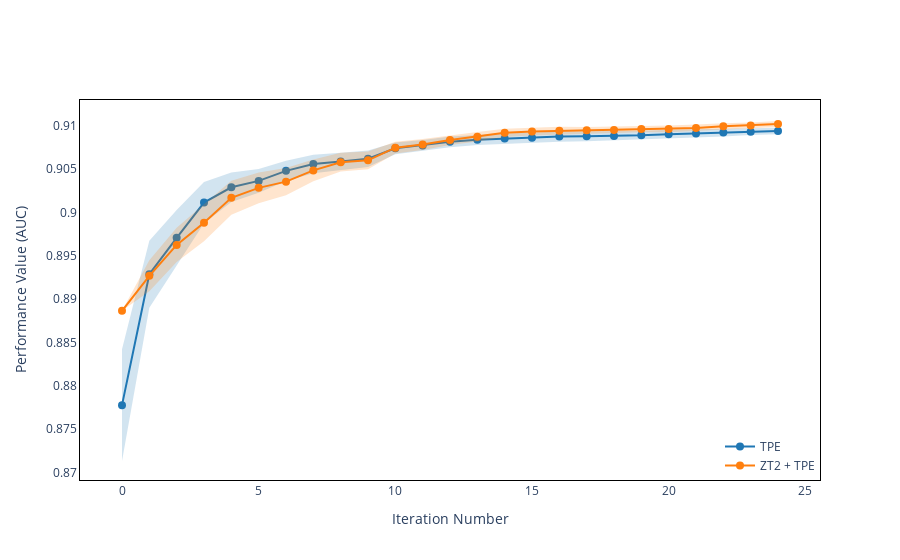
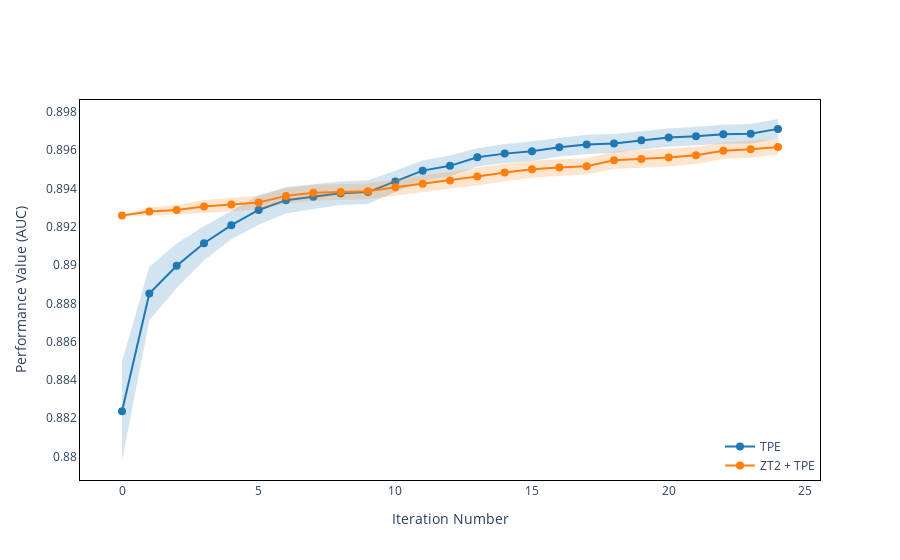
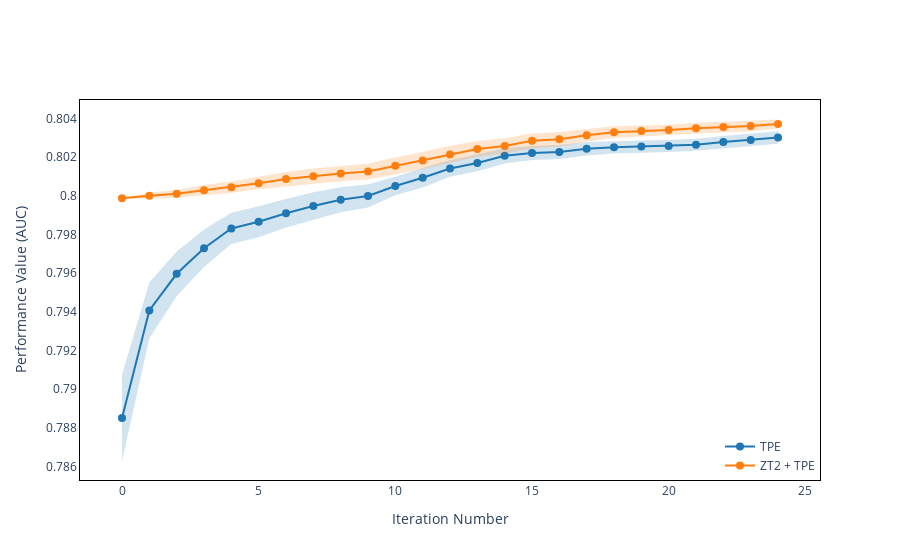
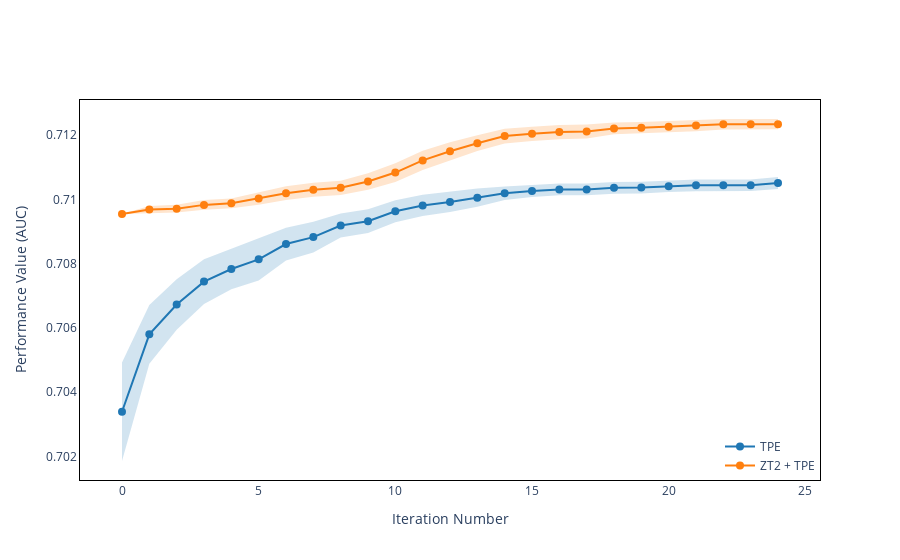

Notebook source saved alongside these figures, in order:
### Code cell
dataset_id_list = [38, 179, 298, 917, 1049, 1111, 1120, 1128, 1169, 1597, 42206]
dataset_id_list = [917, 1049, 1111, 1464, 1494, 1510, 1558, 4534, 23381, 40536]

for dataset_id in dataset_id_list:
    plot_hpo_performance(df_kb_optuna_trials, df_zt_ws_optuna_trials #, ws_results_df
                     , dataset=dataset_id, exclude_default=True
                     , save_file=True, only_increasing=True
                     , plot_all_traces=False, show_confidence_interval=True, remove_headers=True, max_iter=25, file_prefix='core')

### Figure 1 — Plotly figure (JSON) as saved in the notebook; plotly's stock layout.template omitted (floating-point values rounded to 4 significant figures)
{"data": [{"fill": "toself", "fillcolor": "rgba(31, 119, 180, 0.2)", "hoverinfo": "skip", "line": {"color": "rgba(255,255,255,0)"}, "showlegend": false, "type": "scatter", "x": [0, 1, 2, 3, 4, 5, 6, 7, 8, 9, 10, 11, 12, 13, 14, 15, 16, 17, 18, 19, 20, 21, 22, 23, 24, 24, 23, 22, 21, 20, 19, 18, 17, 16, 15, 14, 13, 12, 11, 10, 9, 8, 7, 6, 5, 4, 3, 2, 1, 0], "y": [0.8842, 0.8967, 0.9003, 0.9035, 0.9046, 0.905, 0.906, 0.9067, 0.9069, 0.9071, 0.9081, 0.9084, 0.9088, 0.909, 0.9091, 0.9092, 0.9093, 0.9094, 0.9094, 0.9094, 0.9095, 0.9096, 0.9097, 0.9097, 0.9098, 0.909, 0.9089, 0.9087, 0.9086, 0.9085, 0.9084, 0.9082, 0.9082, 0.9082, 0.908, 0.9079, 0.9078, 0.9075, 0.9071, 0.9067, 0.9052, 0.9049, 0.9045, 0.9036, 0.9023, 0.9012, 0.8988, 0.8939, 0.889, 0.8713]}, {"line": {"color": "#1f77b4", "width": 2}, "marker": {"size": 8}, "mode": "lines+markers", "name": "TPE", "type": "scatter", "x": [0, 1, 2, 3, 4, 5, 6, 7, 8, 9, 10, 11, 12, 13, 14, 15, 16, 17, 18, 19, 20, 21, 22, 23, 24], "y": [0.8778, 0.8929, 0.8971, 0.9011, 0.9029, 0.9036, 0.9048, 0.9056, 0.9059, 0.9062, 0.9074, 0.9077, 0.9081, 0.9084, 0.9085, 0.9086, 0.9087, 0.9088, 0.9088, 0.9089, 0.909, 0.9091, 0.9092, 0.9093, 0.9094]}, {"fill": "toself", "fillcolor": "rgba(255,127,14, 0.2)", "hoverinfo": "skip", "line": {"color": "rgba(255,255,255,0)"}, "showlegend": false, "type": "scatter", "x": [0, 1, 2, 3, 4, 5, 6, 7, 8, 9, 10, 11, 12, 13, 14, 15, 16, 17, 18, 19, 20, 21, 22, 23, 24, 24, 23, 22, 21, 20, 19, 18, 17, 16, 15, 14, 13, 12, 11, 10, 9, 8, 7, 6, 5, 4, 3, 2, 1, 0], "y": [0.8887, 0.8945, 0.8982, 0.9009, 0.9036, 0.9046, 0.9051, 0.9061, 0.9069, 0.907, 0.9081, 0.9085, 0.9089, 0.9093, 0.9097, 0.9098, 0.9099, 0.9099, 0.9099, 0.91, 0.91, 0.9101, 0.9103, 0.9104, 0.9105, 0.9099, 0.9097, 0.9096, 0.9094, 0.9092, 0.9092, 0.9091, 0.9091, 0.909, 0.9089, 0.9087, 0.9082, 0.9078, 0.9072, 0.9068, 0.905, 0.9047, 0.9036, 0.902, 0.9011, 0.8997, 0.8967, 0.8943, 0.8909, 0.8887]}, {"line": {"color": "#ff7f0e", "width": 2}, "marker": {"size": 8}, "mode": "lines+markers", "name": "ZT2 + TPE", "type": "scatter", "x": [0, 1, 2, 3, 4, 5, 6, 7, 8, 9, 10, 11, 12, 13, 14, 15, 16, 17, 18, 19, 20, 21, 22, 23, 24], "y": [0.8887, 0.8927, 0.8963, 0.8988, 0.9017, 0.9028, 0.9036, 0.9048, 0.9058, 0.906, 0.9075, 0.9078, 0.9083, 0.9087, 0.9092, 0.9093, 0.9094, 0.9095, 0.9095, 0.9096, 0.9096, 0.9097, 0.9099, 0.91, 0.9102]}], "layout": {"autosize": true, "legend": {"x": 1, "xanchor": "right", "y": 0, "yanchor": "bottom"}, "paper_bgcolor": "white", "plot_bgcolor": "white", "showlegend": true, "title": {}, "xaxis": {"autorange": true, "linecolor": "black", "linewidth": 1, "mirror": true, "range": [-1.567, 25.57], "showline": true, "title": {"text": "Iteration Number"}, "type": "linear"}, "yaxis": {"autorange": true, "linecolor": "black", "linewidth": 1, "mirror": true, "range": [0.8691, 0.9137], "showline": true, "title": {"text": "Performance Value (AUC)"}, "type": "linear"}}}

### Figure 2 — Plotly figure (JSON) as saved in the notebook; plotly's stock layout.template omitted (floating-point values rounded to 4 significant figures)
{"data": [{"fill": "toself", "fillcolor": "rgba(31, 119, 180, 0.2)", "hoverinfo": "skip", "line": {"color": "rgba(255,255,255,0)"}, "showlegend": false, "type": "scatter", "x": [0, 1, 2, 3, 4, 5, 6, 7, 8, 9, 10, 11, 12, 13, 14, 15, 16, 17, 18, 19, 20, 21, 22, 23, 24, 24, 23, 22, 21, 20, 19, 18, 17, 16, 15, 14, 13, 12, 11, 10, 9, 8, 7, 6, 5, 4, 3, 2, 1, 0], "y": [0.885, 0.8899, 0.8911, 0.892, 0.8928, 0.8936, 0.8941, 0.8942, 0.8944, 0.8944, 0.8949, 0.8955, 0.8957, 0.8961, 0.8963, 0.8965, 0.8966, 0.8968, 0.8968, 0.897, 0.8971, 0.8972, 0.8973, 0.8974, 0.8976, 0.8966, 0.8964, 0.8963, 0.8963, 0.8962, 0.896, 0.8959, 0.8958, 0.8957, 0.8954, 0.8953, 0.8952, 0.8946, 0.8944, 0.8938, 0.8932, 0.8931, 0.8929, 0.8927, 0.8921, 0.8913, 0.8903, 0.8888, 0.8871, 0.8798]}, {"line": {"color": "#1f77b4", "width": 2}, "marker": {"size": 8}, "mode": "lines+markers", "name": "TPE", "type": "scatter", "x": [0, 1, 2, 3, 4, 5, 6, 7, 8, 9, 10, 11, 12, 13, 14, 15, 16, 17, 18, 19, 20, 21, 22, 23, 24], "y": [0.8824, 0.8885, 0.89, 0.8911, 0.8921, 0.8929, 0.8934, 0.8936, 0.8938, 0.8938, 0.8944, 0.8949, 0.8952, 0.8956, 0.8958, 0.896, 0.8962, 0.8963, 0.8964, 0.8965, 0.8967, 0.8967, 0.8968, 0.8969, 0.8971]}, {"fill": "toself", "fillcolor": "rgba(255,127,14, 0.2)", "hoverinfo": "skip", "line": {"color": "rgba(255,255,255,0)"}, "showlegend": false, "type": "scatter", "x": [0, 1, 2, 3, 4, 5, 6, 7, 8, 9, 10, 11, 12, 13, 14, 15, 16, 17, 18, 19, 20, 21, 22, 23, 24, 24, 23, 22, 21, 20, 19, 18, 17, 16, 15, 14, 13, 12, 11, 10, 9, 8, 7, 6, 5, 4, 3, 2, 1, 0], "y": [0.8926, 0.893, 0.8931, 0.8934, 0.8935, 0.8936, 0.894, 0.8942, 0.8942, 0.8943, 0.8945, 0.8947, 0.8949, 0.8951, 0.8953, 0.8954, 0.8955, 0.8956, 0.8959, 0.896, 0.8961, 0.8962, 0.8964, 0.8965, 0.8966, 0.8958, 0.8956, 0.8955, 0.8953, 0.8951, 0.8951, 0.895, 0.8947, 0.8947, 0.8946, 0.8944, 0.8942, 0.894, 0.8938, 0.8937, 0.8935, 0.8934, 0.8934, 0.8932, 0.8929, 0.8928, 0.8927, 0.8926, 0.8926, 0.8926]}, {"line": {"color": "#ff7f0e", "width": 2}, "marker": {"size": 8}, "mode": "lines+markers", "name": "ZT2 + TPE", "type": "scatter", "x": [0, 1, 2, 3, 4, 5, 6, 7, 8, 9, 10, 11, 12, 13, 14, 15, 16, 17, 18, 19, 20, 21, 22, 23, 24], "y": [0.8926, 0.8928, 0.8929, 0.8931, 0.8932, 0.8933, 0.8936, 0.8938, 0.8938, 0.8939, 0.8941, 0.8943, 0.8944, 0.8946, 0.8948, 0.895, 0.8951, 0.8952, 0.8955, 0.8955, 0.8956, 0.8957, 0.896, 0.896, 0.8962]}], "layout": {"autosize": true, "legend": {"x": 1, "xanchor": "right", "y": 0, "yanchor": "bottom"}, "paper_bgcolor": "white", "plot_bgcolor": "white", "showlegend": true, "title": {}, "xaxis": {"autorange": true, "linecolor": "black", "linewidth": 1, "mirror": true, "range": [-1.567, 25.57], "showline": true, "title": {"text": "Iteration Number"}, "type": "linear"}, "yaxis": {"autorange": true, "linecolor": "black", "linewidth": 1, "mirror": true, "range": [0.8788, 0.8987], "showline": true, "title": {"text": "Performance Value (AUC)"}, "type": "linear"}}}

### Figure 3 — Plotly figure (JSON) as saved in the notebook; plotly's stock layout.template omitted (floating-point values rounded to 4 significant figures)
{"data": [{"fill": "toself", "fillcolor": "rgba(31, 119, 180, 0.2)", "hoverinfo": "skip", "line": {"color": "rgba(255,255,255,0)"}, "showlegend": false, "type": "scatter", "x": [0, 1, 2, 3, 4, 5, 6, 7, 8, 9, 10, 11, 12, 13, 14, 15, 16, 17, 18, 19, 20, 21, 22, 23, 24, 24, 23, 22, 21, 20, 19, 18, 17, 16, 15, 14, 13, 12, 11, 10, 9, 8, 7, 6, 5, 4, 3, 2, 1, 0], "y": [0.7907, 0.7955, 0.7971, 0.7983, 0.7991, 0.7995, 0.7998, 0.8002, 0.8004, 0.8006, 0.801, 0.8014, 0.8018, 0.8021, 0.8025, 0.8026, 0.8026, 0.8028, 0.8028, 0.8029, 0.8029, 0.8029, 0.8031, 0.8032, 0.8033, 0.8027, 0.8026, 0.8025, 0.8023, 0.8023, 0.8022, 0.8022, 0.8021, 0.8019, 0.8018, 0.8017, 0.8013, 0.801, 0.8004, 0.8, 0.7994, 0.7991, 0.7987, 0.7984, 0.7978, 0.7975, 0.7963, 0.7948, 0.7926, 0.7863]}, {"line": {"color": "#1f77b4", "width": 2}, "marker": {"size": 8}, "mode": "lines+markers", "name": "TPE", "type": "scatter", "x": [0, 1, 2, 3, 4, 5, 6, 7, 8, 9, 10, 11, 12, 13, 14, 15, 16, 17, 18, 19, 20, 21, 22, 23, 24], "y": [0.7885, 0.7941, 0.796, 0.7973, 0.7983, 0.7987, 0.7991, 0.7995, 0.7998, 0.8, 0.8005, 0.8009, 0.8014, 0.8017, 0.8021, 0.8022, 0.8023, 0.8024, 0.8025, 0.8025, 0.8026, 0.8026, 0.8028, 0.8029, 0.803]}, {"fill": "toself", "fillcolor": "rgba(255,127,14, 0.2)", "hoverinfo": "skip", "line": {"color": "rgba(255,255,255,0)"}, "showlegend": false, "type": "scatter", "x": [0, 1, 2, 3, 4, 5, 6, 7, 8, 9, 10, 11, 12, 13, 14, 15, 16, 17, 18, 19, 20, 21, 22, 23, 24, 24, 23, 22, 21, 20, 19, 18, 17, 16, 15, 14, 13, 12, 11, 10, 9, 8, 7, 6, 5, 4, 3, 2, 1, 0], "y": [0.7999, 0.8002, 0.8003, 0.8005, 0.8007, 0.801, 0.8012, 0.8014, 0.8015, 0.8017, 0.802, 0.8023, 0.8026, 0.8028, 0.803, 0.8032, 0.8033, 0.8035, 0.8036, 0.8036, 0.8037, 0.8038, 0.8038, 0.8039, 0.8039, 0.8035, 0.8033, 0.8033, 0.8032, 0.8031, 0.8031, 0.803, 0.8028, 0.8025, 0.8025, 0.8022, 0.802, 0.8017, 0.8014, 0.8011, 0.8008, 0.8008, 0.8006, 0.8005, 0.8003, 0.8001, 0.8, 0.7999, 0.7998, 0.7999]}, {"line": {"color": "#ff7f0e", "width": 2}, "marker": {"size": 8}, "mode": "lines+markers", "name": "ZT2 + TPE", "type": "scatter", "x": [0, 1, 2, 3, 4, 5, 6, 7, 8, 9, 10, 11, 12, 13, 14, 15, 16, 17, 18, 19, 20, 21, 22, 23, 24], "y": [0.7999, 0.8, 0.8001, 0.8003, 0.8004, 0.8006, 0.8009, 0.801, 0.8011, 0.8012, 0.8015, 0.8018, 0.8021, 0.8024, 0.8026, 0.8028, 0.8029, 0.8031, 0.8033, 0.8033, 0.8034, 0.8035, 0.8036, 0.8036, 0.8037]}], "layout": {"autosize": true, "legend": {"x": 1, "xanchor": "right", "y": 0, "yanchor": "bottom"}, "paper_bgcolor": "white", "plot_bgcolor": "white", "showlegend": true, "title": {}, "xaxis": {"autorange": true, "linecolor": "black", "linewidth": 1, "mirror": true, "range": [-1.567, 25.57], "showline": true, "title": {"text": "Iteration Number"}, "type": "linear"}, "yaxis": {"autorange": true, "linecolor": "black", "linewidth": 1, "mirror": true, "range": [0.7853, 0.8053], "showline": true, "title": {"text": "Performance Value (AUC)"}, "type": "linear"}}}

### Figure 4 — Plotly figure (JSON) as saved in the notebook; plotly's stock layout.template omitted (floating-point values rounded to 4 significant figures)
{"data": [{"fill": "toself", "fillcolor": "rgba(31, 119, 180, 0.2)", "hoverinfo": "skip", "line": {"color": "rgba(255,255,255,0)"}, "showlegend": false, "type": "scatter", "x": [0, 1, 2, 3, 4, 5, 6, 7, 8, 9, 10, 11, 12, 13, 14, 15, 16, 17, 18, 19, 20, 21, 22, 23, 24, 24, 23, 22, 21, 20, 19, 18, 17, 16, 15, 14, 13, 12, 11, 10, 9, 8, 7, 6, 5, 4, 3, 2, 1, 0], "y": [0.7049, 0.7067, 0.7075, 0.7081, 0.7085, 0.7088, 0.7091, 0.7093, 0.7096, 0.7097, 0.71, 0.7101, 0.7102, 0.7103, 0.7104, 0.7104, 0.7105, 0.7105, 0.7105, 0.7106, 0.7106, 0.7106, 0.7106, 0.7106, 0.7107, 0.7103, 0.7103, 0.7103, 0.7103, 0.7102, 0.7102, 0.7102, 0.7101, 0.7101, 0.7101, 0.71, 0.7098, 0.7096, 0.7095, 0.7093, 0.709, 0.7088, 0.7084, 0.7081, 0.7075, 0.7072, 0.7067, 0.7059, 0.7049, 0.7019]}, {"line": {"color": "#1f77b4", "width": 2}, "marker": {"size": 8}, "mode": "lines+markers", "name": "TPE", "type": "scatter", "x": [0, 1, 2, 3, 4, 5, 6, 7, 8, 9, 10, 11, 12, 13, 14, 15, 16, 17, 18, 19, 20, 21, 22, 23, 24], "y": [0.7034, 0.7058, 0.7067, 0.7074, 0.7078, 0.7081, 0.7086, 0.7088, 0.7092, 0.7093, 0.7096, 0.7098, 0.7099, 0.7101, 0.7102, 0.7103, 0.7103, 0.7103, 0.7104, 0.7104, 0.7104, 0.7104, 0.7104, 0.7104, 0.7105]}, {"fill": "toself", "fillcolor": "rgba(255,127,14, 0.2)", "hoverinfo": "skip", "line": {"color": "rgba(255,255,255,0)"}, "showlegend": false, "type": "scatter", "x": [0, 1, 2, 3, 4, 5, 6, 7, 8, 9, 10, 11, 12, 13, 14, 15, 16, 17, 18, 19, 20, 21, 22, 23, 24, 24, 23, 22, 21, 20, 19, 18, 17, 16, 15, 14, 13, 12, 11, 10, 9, 8, 7, 6, 5, 4, 3, 2, 1, 0], "y": [0.7095, 0.7098, 0.7098, 0.71, 0.71, 0.7102, 0.7104, 0.7105, 0.7106, 0.7108, 0.7111, 0.7115, 0.7118, 0.712, 0.7122, 0.7123, 0.7123, 0.7123, 0.7124, 0.7124, 0.7124, 0.7125, 0.7125, 0.7125, 0.7125, 0.7122, 0.7122, 0.7122, 0.7121, 0.7121, 0.7121, 0.712, 0.7119, 0.7119, 0.7118, 0.7117, 0.7115, 0.7112, 0.7109, 0.7105, 0.7103, 0.7101, 0.7101, 0.71, 0.7098, 0.7097, 0.7097, 0.7096, 0.7096, 0.7095]}, {"line": {"color": "#ff7f0e", "width": 2}, "marker": {"size": 8}, "mode": "lines+markers", "name": "ZT2 + TPE", "type": "scatter", "x": [0, 1, 2, 3, 4, 5, 6, 7, 8, 9, 10, 11, 12, 13, 14, 15, 16, 17, 18, 19, 20, 21, 22, 23, 24], "y": [0.7095, 0.7097, 0.7097, 0.7098, 0.7099, 0.71, 0.7102, 0.7103, 0.7104, 0.7106, 0.7108, 0.7112, 0.7115, 0.7118, 0.712, 0.712, 0.7121, 0.7121, 0.7122, 0.7122, 0.7123, 0.7123, 0.7123, 0.7123, 0.7123]}], "layout": {"autosize": true, "legend": {"x": 1, "xanchor": "right", "y": 0, "yanchor": "bottom"}, "paper_bgcolor": "white", "plot_bgcolor": "white", "showlegend": true, "title": {}, "xaxis": {"autorange": true, "linecolor": "black", "linewidth": 1, "mirror": true, "range": [-1.567, 25.57], "showline": true, "title": {"text": "Iteration Number"}, "type": "linear"}, "yaxis": {"autorange": true, "linecolor": "black", "linewidth": 1, "mirror": true, "range": [0.7013, 0.7133], "showline": true, "title": {"text": "Performance Value (AUC)"}, "type": "linear"}}}
